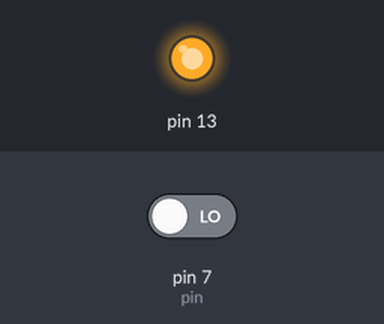
A sketch run on a simulated Arduino Uno, built with avr-gcc and run on an emulated ATmega328P. Parts: output pins drawn as LEDs (lit = HIGH). Inputs (shaded band) come from the test bench; at power-on: pin 7 (pin) LOW.

Above: at 1.2 s.
1.3 s: pin 7 (pin) driven HIGH
At 2.2 s:
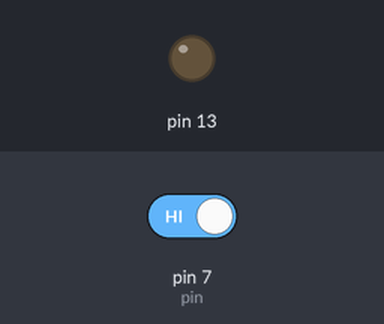
2.8 s: pin 7 (pin) driven LOW
At 3.4 s:
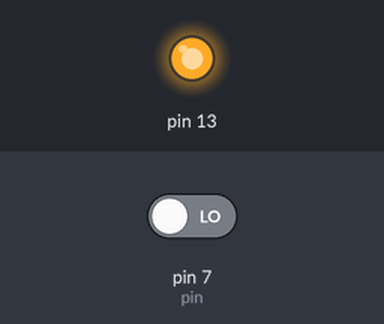
Timing chart, 0 to 5.8 s (numbered marks = the images above; inputs shaded):
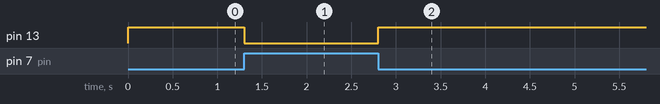

Measured:
- after the input at 1.3 s, pin 13: HIGH → LOW at once
- after the input at 2.8 s, pin 13: LOW → HIGH at once

The sketch:

IR_Sensor_code.ino
```cpp
#define Sensor pin=7;//Ir sensor pin
#define Action pin=13;//Led Or Relay

void setup() {
  // put your setup code here, to run once:
pinMode(13,OUTPUT);
pinMode(7,INPUT);
Serial.begin(9600);
}

void loop() {
  // put your main code here, to run repeatedly:
if (digitalRead(7)==HIGH)
{
  digitalWrite(13,LOW);
  delay(100);

}
else
{digitalWrite(13,HIGH);
delay(10);
}


}
```
